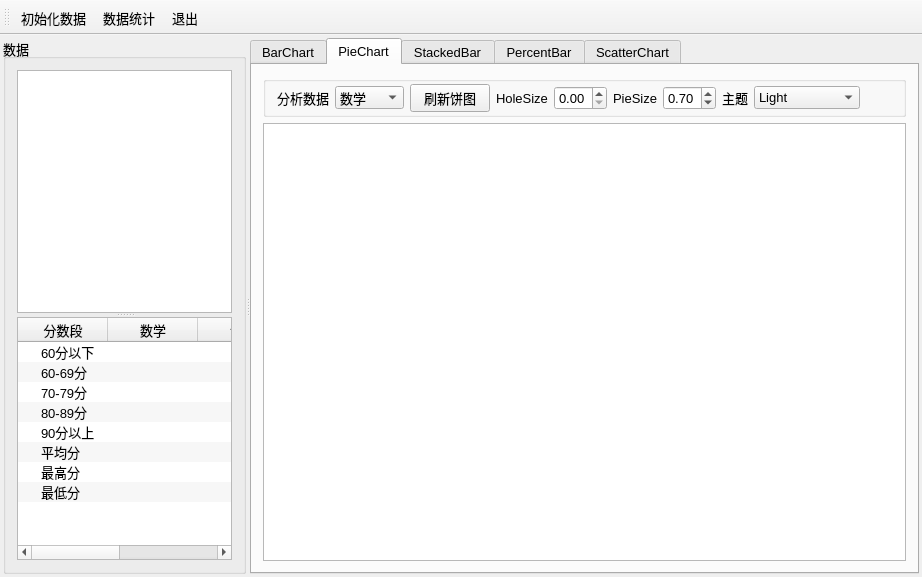
<?xml version="1.0" encoding="UTF-8"?>
<ui version="4.0">
 <class>MainWindow</class>
 <widget class="QMainWindow" name="MainWindow">
  <property name="geometry">
   <rect>
    <x>0</x>
    <y>0</y>
    <width>922</width>
    <height>577</height>
   </rect>
  </property>
  <property name="font">
   <font>
    <pointsize>10</pointsize>
   </font>
  </property>
  <property name="windowTitle">
   <string>各种常见图表</string>
  </property>
  <widget class="QWidget" name="centralWidget">
   <layout class="QVBoxLayout" name="verticalLayout_2">
    <property name="spacing">
     <number>3</number>
    </property>
    <property name="leftMargin">
     <number>3</number>
    </property>
    <property name="topMargin">
     <number>3</number>
    </property>
    <property name="rightMargin">
     <number>3</number>
    </property>
    <property name="bottomMargin">
     <number>3</number>
    </property>
    <item>
     <widget class="QSplitter" name="splitter">
      <property name="orientation">
       <enum>Qt::Horizontal</enum>
      </property>
      <widget class="QGroupBox" name="groupBox">
       <property name="title">
        <string>数据</string>
       </property>
       <layout class="QVBoxLayout" name="verticalLayout">
        <item>
         <widget class="QSplitter" name="splitter_2">
          <property name="orientation">
           <enum>Qt::Vertical</enum>
          </property>
          <widget class="QTableView" name="tableView">
           <property name="font">
            <font>
             <pointsize>10</pointsize>
            </font>
           </property>
           <attribute name="horizontalHeaderDefaultSectionSize">
            <number>80</number>
           </attribute>
          </widget>
          <widget class="QTreeWidget" name="treeWidget">
           <property name="maximumSize">
            <size>
             <width>16777215</width>
             <height>300</height>
            </size>
           </property>
           <property name="font">
            <font>
             <pointsize>10</pointsize>
            </font>
           </property>
           <property name="editTriggers">
            <set>QAbstractItemView::NoEditTriggers</set>
           </property>
           <property name="alternatingRowColors">
            <bool>true</bool>
           </property>
           <attribute name="headerDefaultSectionSize">
            <number>90</number>
           </attribute>
           <attribute name="headerMinimumSectionSize">
            <number>20</number>
           </attribute>
           <attribute name="headerShowSortIndicator" stdset="0">
            <bool>false</bool>
           </attribute>
           <column>
            <property name="text">
             <string>分数段</string>
            </property>
            <property name="textAlignment">
             <set>AlignCenter</set>
            </property>
           </column>
           <column>
            <property name="text">
             <string>数学</string>
            </property>
            <property name="textAlignment">
             <set>AlignCenter</set>
            </property>
           </column>
           <column>
            <property name="text">
             <string>语文</string>
            </property>
            <property name="textAlignment">
             <set>AlignCenter</set>
            </property>
           </column>
           <column>
            <property name="text">
             <string>英语</string>
            </property>
            <property name="textAlignment">
             <set>AlignCenter</set>
            </property>
           </column>
           <column>
            <property name="text">
             <string>平均分</string>
            </property>
            <property name="textAlignment">
             <set>AlignCenter</set>
            </property>
           </column>
           <item>
            <property name="text">
             <string>60分以下</string>
            </property>
            <property name="textAlignment">
             <set>AlignCenter</set>
            </property>
            <property name="text">
             <string/>
            </property>
            <property name="textAlignment">
             <set>AlignCenter</set>
            </property>
            <property name="text">
             <string/>
            </property>
           </item>
           <item>
            <property name="text">
             <string>60-69分</string>
            </property>
            <property name="textAlignment">
             <set>AlignCenter</set>
            </property>
            <property name="text">
             <string/>
            </property>
            <property name="textAlignment">
             <set>AlignCenter</set>
            </property>
            <property name="text">
             <string/>
            </property>
           </item>
           <item>
            <property name="text">
             <string>70-79分</string>
            </property>
            <property name="textAlignment">
             <set>AlignCenter</set>
            </property>
            <property name="text">
             <string/>
            </property>
            <property name="text">
             <string/>
            </property>
           </item>
           <item>
            <property name="text">
             <string>80-89分</string>
            </property>
            <property name="textAlignment">
             <set>AlignCenter</set>
            </property>
            <property name="text">
             <string/>
            </property>
            <property name="textAlignment">
             <set>AlignCenter</set>
            </property>
            <property name="text">
             <string/>
            </property>
           </item>
           <item>
            <property name="text">
             <string>90分以上</string>
            </property>
            <property name="textAlignment">
             <set>AlignCenter</set>
            </property>
            <property name="text">
             <string/>
            </property>
            <property name="text">
             <string/>
            </property>
           </item>
           <item>
            <property name="text">
             <string>平均分</string>
            </property>
            <property name="textAlignment">
             <set>AlignCenter</set>
            </property>
            <property name="text">
             <string/>
            </property>
            <property name="text">
             <string/>
            </property>
           </item>
           <item>
            <property name="text">
             <string>最高分</string>
            </property>
            <property name="textAlignment">
             <set>AlignCenter</set>
            </property>
            <property name="text">
             <string/>
            </property>
            <property name="text">
             <string/>
            </property>
           </item>
           <item>
            <property name="text">
             <string>最低分</string>
            </property>
            <property name="textAlignment">
             <set>AlignCenter</set>
            </property>
            <property name="text">
             <string/>
            </property>
            <property name="text">
             <string/>
            </property>
           </item>
          </widget>
         </widget>
        </item>
       </layout>
      </widget>
      <widget class="QTabWidget" name="tabWidget">
       <property name="currentIndex">
        <number>1</number>
       </property>
       <widget class="QWidget" name="tab">
        <attribute name="icon">
         <iconset resource="res.qrc">
          <normaloff>:/images/images/3.ico</normaloff>:/images/images/3.ico</iconset>
        </attribute>
        <attribute name="title">
         <string>BarChart</string>
        </attribute>
        <layout class="QVBoxLayout" name="verticalLayout_3">
         <item>
          <widget class="QGroupBox" name="groupBox_2">
           <property name="title">
            <string/>
           </property>
           <layout class="QHBoxLayout" name="horizontalLayout">
            <property name="topMargin">
             <number>2</number>
            </property>
            <property name="bottomMargin">
             <number>2</number>
            </property>
            <item>
             <widget class="QPushButton" name="btnBuildBarChart">
              <property name="text">
               <string>刷新柱状图</string>
              </property>
             </widget>
            </item>
            <item>
             <spacer name="horizontalSpacer_2">
              <property name="orientation">
               <enum>Qt::Horizontal</enum>
              </property>
              <property name="sizeHint" stdset="0">
               <size>
                <width>40</width>
                <height>20</height>
               </size>
              </property>
             </spacer>
            </item>
           </layout>
          </widget>
         </item>
         <item>
          <widget class="QChartView" name="chartViewBar"/>
         </item>
        </layout>
       </widget>
       <widget class="QWidget" name="tab_2">
        <attribute name="icon">
         <iconset resource="res.qrc">
          <normaloff>:/images/images/43.ico</normaloff>:/images/images/43.ico</iconset>
        </attribute>
        <attribute name="title">
         <string>PieChart</string>
        </attribute>
        <layout class="QVBoxLayout" name="verticalLayout_4">
         <item>
          <widget class="QGroupBox" name="groupBox_3">
           <property name="title">
            <string/>
           </property>
           <layout class="QHBoxLayout" name="horizontalLayout_2">
            <property name="topMargin">
             <number>2</number>
            </property>
            <property name="bottomMargin">
             <number>2</number>
            </property>
            <item>
             <widget class="QLabel" name="label">
              <property name="text">
               <string>分析数据</string>
              </property>
              <property name="alignment">
               <set>Qt::AlignRight|Qt::AlignTrailing|Qt::AlignVCenter</set>
              </property>
             </widget>
            </item>
            <item>
             <widget class="QComboBox" name="cBoxCourse">
              <item>
               <property name="text">
                <string>数学</string>
               </property>
              </item>
              <item>
               <property name="text">
                <string>语文</string>
               </property>
              </item>
              <item>
               <property name="text">
                <string>英语</string>
               </property>
              </item>
              <item>
               <property name="text">
                <string>平均分</string>
               </property>
              </item>
             </widget>
            </item>
            <item>
             <widget class="QPushButton" name="btnDrawPieChart">
              <property name="text">
               <string>刷新饼图</string>
              </property>
             </widget>
            </item>
            <item>
             <widget class="QLabel" name="label_2">
              <property name="text">
               <string>HoleSize</string>
              </property>
             </widget>
            </item>
            <item>
             <widget class="QDoubleSpinBox" name="spinHoleSize">
              <property name="decimals">
               <number>2</number>
              </property>
              <property name="maximum">
               <double>1.000000000000000</double>
              </property>
              <property name="singleStep">
               <double>0.100000000000000</double>
              </property>
             </widget>
            </item>
            <item>
             <widget class="QLabel" name="label_3">
              <property name="text">
               <string>PieSize</string>
              </property>
             </widget>
            </item>
            <item>
             <widget class="QDoubleSpinBox" name="spinPieSize">
              <property name="maximum">
               <double>1.000000000000000</double>
              </property>
              <property name="singleStep">
               <double>0.100000000000000</double>
              </property>
              <property name="value">
               <double>0.700000000000000</double>
              </property>
             </widget>
            </item>
            <item>
             <widget class="QLabel" name="label_4">
              <property name="text">
               <string>主题</string>
              </property>
             </widget>
            </item>
            <item>
             <widget class="QComboBox" name="cBoxTheme">
              <item>
               <property name="text">
                <string>Light</string>
               </property>
              </item>
              <item>
               <property name="text">
                <string>BlueCerulean</string>
               </property>
              </item>
              <item>
               <property name="text">
                <string>Dark</string>
               </property>
              </item>
              <item>
               <property name="text">
                <string>BrownSand</string>
               </property>
              </item>
              <item>
               <property name="text">
                <string>BlueNcs</string>
               </property>
              </item>
              <item>
               <property name="text">
                <string>HighContrast</string>
               </property>
              </item>
              <item>
               <property name="text">
                <string>BlueIcy</string>
               </property>
              </item>
              <item>
               <property name="text">
                <string>Qt</string>
               </property>
              </item>
             </widget>
            </item>
            <item>
             <spacer name="horizontalSpacer">
              <property name="orientation">
               <enum>Qt::Horizontal</enum>
              </property>
              <property name="sizeHint" stdset="0">
               <size>
                <width>113</width>
                <height>20</height>
               </size>
              </property>
             </spacer>
            </item>
           </layout>
          </widget>
         </item>
         <item>
          <widget class="QChartView" name="chartViewPie"/>
         </item>
        </layout>
       </widget>
       <widget class="QWidget" name="tab_3">
        <attribute name="icon">
         <iconset resource="res.qrc">
          <normaloff>:/images/images/281.GIF</normaloff>:/images/images/281.GIF</iconset>
        </attribute>
        <attribute name="title">
         <string>StackedBar</string>
        </attribute>
        <layout class="QVBoxLayout" name="verticalLayout_5">
         <item>
          <widget class="QGroupBox" name="groupBox_4">
           <property name="title">
            <string/>
           </property>
           <layout class="QHBoxLayout" name="horizontalLayout_3">
            <property name="topMargin">
             <number>2</number>
            </property>
            <property name="bottomMargin">
             <number>2</number>
            </property>
            <item>
             <widget class="QPushButton" name="btnBuildStackedBar">
              <property name="text">
               <string>刷新堆叠柱状图</string>
              </property>
             </widget>
            </item>
            <item>
             <spacer name="horizontalSpacer_3">
              <property name="orientation">
               <enum>Qt::Horizontal</enum>
              </property>
              <property name="sizeHint" stdset="0">
               <size>
                <width>587</width>
                <height>20</height>
               </size>
              </property>
             </spacer>
            </item>
           </layout>
          </widget>
         </item>
         <item>
          <widget class="QChartView" name="chartViewStackedBar"/>
         </item>
        </layout>
       </widget>
       <widget class="QWidget" name="tab_5">
        <attribute name="icon">
         <iconset resource="res.qrc">
          <normaloff>:/images/images/f4.ico</normaloff>:/images/images/f4.ico</iconset>
        </attribute>
        <attribute name="title">
         <string>PercentBar</string>
        </attribute>
        <layout class="QVBoxLayout" name="verticalLayout_6">
         <item>
          <widget class="QGroupBox" name="groupBox_5">
           <property name="title">
            <string/>
           </property>
           <layout class="QHBoxLayout" name="horizontalLayout_4">
            <property name="topMargin">
             <number>2</number>
            </property>
            <property name="bottomMargin">
             <number>2</number>
            </property>
            <item>
             <widget class="QPushButton" name="btnPercentBar">
              <property name="text">
               <string>刷新百分比柱状图</string>
              </property>
             </widget>
            </item>
            <item>
             <spacer name="horizontalSpacer_4">
              <property name="orientation">
               <enum>Qt::Horizontal</enum>
              </property>
              <property name="sizeHint" stdset="0">
               <size>
                <width>587</width>
                <height>20</height>
               </size>
              </property>
             </spacer>
            </item>
           </layout>
          </widget>
         </item>
         <item>
          <widget class="QChartView" name="chartViewPercentBar"/>
         </item>
        </layout>
       </widget>
       <widget class="QWidget" name="tab_4">
        <attribute name="icon">
         <iconset resource="res.qrc">
          <normaloff>:/images/images/017.GIF</normaloff>:/images/images/017.GIF</iconset>
        </attribute>
        <attribute name="title">
         <string>ScatterChart</string>
        </attribute>
        <layout class="QVBoxLayout" name="verticalLayout_7">
         <item>
          <widget class="QGroupBox" name="groupBox_6">
           <property name="title">
            <string/>
           </property>
           <layout class="QHBoxLayout" name="horizontalLayout_5">
            <property name="topMargin">
             <number>2</number>
            </property>
            <property name="bottomMargin">
             <number>2</number>
            </property>
            <item>
             <widget class="QPushButton" name="btnScatter">
              <property name="text">
               <string>刷新图表</string>
              </property>
             </widget>
            </item>
            <item>
             <spacer name="horizontalSpacer_5">
              <property name="orientation">
               <enum>Qt::Horizontal</enum>
              </property>
              <property name="sizeHint" stdset="0">
               <size>
                <width>646</width>
                <height>20</height>
               </size>
              </property>
             </spacer>
            </item>
           </layout>
          </widget>
         </item>
         <item>
          <widget class="QChartView" name="chartViewScatter"/>
         </item>
        </layout>
       </widget>
      </widget>
     </widget>
    </item>
   </layout>
  </widget>
  <widget class="QMenuBar" name="menuBar">
   <property name="geometry">
    <rect>
     <x>0</x>
     <y>0</y>
     <width>922</width>
     <height>26</height>
    </rect>
   </property>
  </widget>
  <widget class="QToolBar" name="mainToolBar">
   <property name="toolButtonStyle">
    <enum>Qt::ToolButtonTextUnderIcon</enum>
   </property>
   <attribute name="toolBarArea">
    <enum>TopToolBarArea</enum>
   </attribute>
   <attribute name="toolBarBreak">
    <bool>false</bool>
   </attribute>
   <addaction name="actGenData"/>
   <addaction name="actTongJi"/>
   <addaction name="actQuit"/>
  </widget>
  <action name="actTongJi">
   <property name="icon">
    <iconset resource="res.qrc">
     <normaloff>:/images/images/216.GIF</normaloff>:/images/images/216.GIF</iconset>
   </property>
   <property name="text">
    <string>数据统计</string>
   </property>
   <property name="toolTip">
    <string>数据统计</string>
   </property>
  </action>
  <action name="actQuit">
   <property name="icon">
    <iconset resource="res.qrc">
     <normaloff>:/images/images/132.bmp</normaloff>:/images/images/132.bmp</iconset>
   </property>
   <property name="text">
    <string>退出</string>
   </property>
   <property name="toolTip">
    <string>退出</string>
   </property>
  </action>
  <action name="actGenData">
   <property name="icon">
    <iconset resource="res.qrc">
     <normaloff>:/images/images/828.bmp</normaloff>:/images/images/828.bmp</iconset>
   </property>
   <property name="text">
    <string>初始化数据</string>
   </property>
   <property name="toolTip">
    <string>随机初始化数据</string>
   </property>
  </action>
 </widget>
 <layoutdefault spacing="6" margin="11"/>
 <customwidgets>
  <customwidget>
   <class>QChartView</class>
   <extends>QGraphicsView</extends>
   <header location="global">qchartview.h</header>
  </customwidget>
 </customwidgets>
 <resources>
  <include location="res.qrc"/>
 </resources>
 <connections>
  <connection>
   <sender>actQuit</sender>
   <signal>triggered()</signal>
   <receiver>MainWindow</receiver>
   <slot>close()</slot>
   <hints>
    <hint type="sourcelabel">
     <x>-1</x>
     <y>-1</y>
    </hint>
    <hint type="destinationlabel">
     <x>537</x>
     <y>362</y>
    </hint>
   </hints>
  </connection>
 </connections>
</ui>
